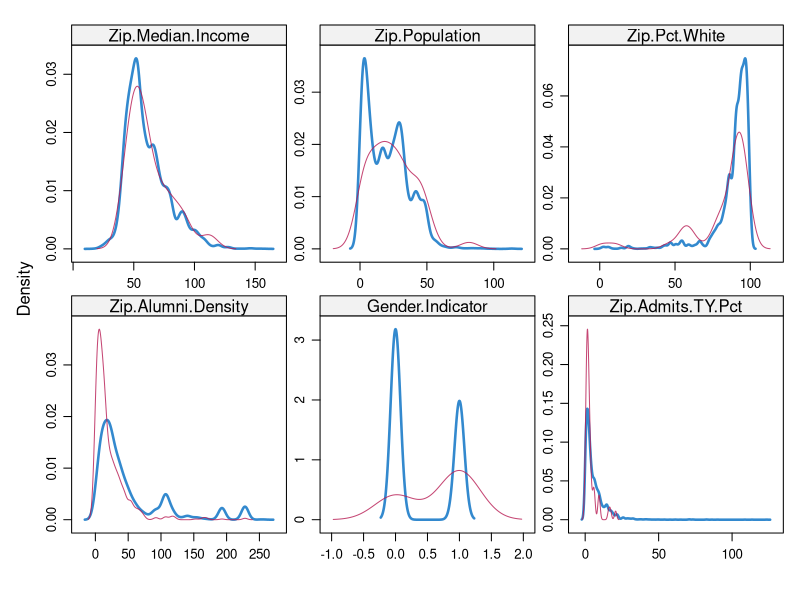
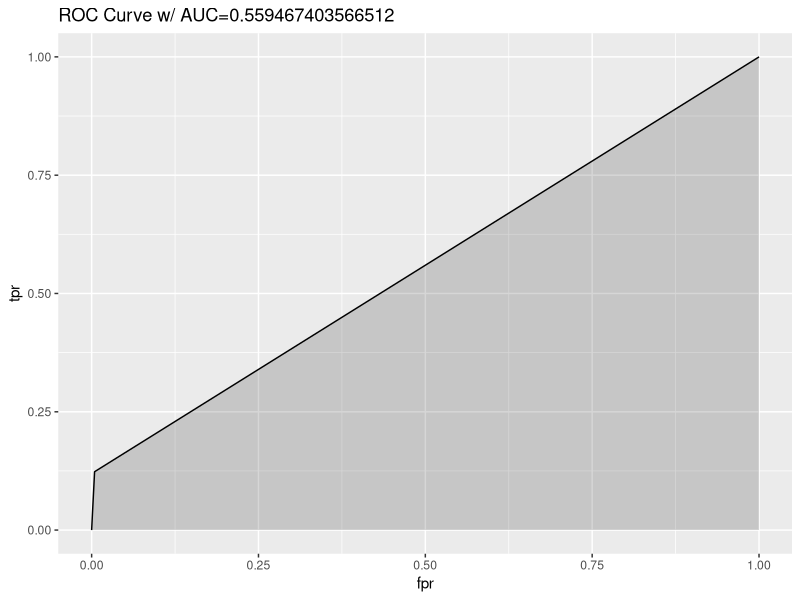

The R script that drew these images, in order:
setwd("/Users/kwalker/git_projects/yield")
data <- read.csv("min_factors.csv", stringsAsFactors=FALSE)

# helpful: http://www.ats.ucla.edu/stat/r/dae/logit.htm

library(reshape2)
library(ggplot2)
library(mice)
library(lattice)

# check for collinearity
collin <- round(cor(data[,2:35], use = "pair"), 2) 
# total gift + FAFSA + award status; summer and made.deposit + final.status

remove <- c("Summer", "Countdown", "Award.Status", "Zip.Alumni.Pop", "HS.Size", "Made.Deposit", "Zip.Admits.TY")
data1fit <- data[ , -which(names(data) %in% c(remove))] 

# impute missing values
tempData <- mice(data1fit, m=1, maxit=50, meth='pmm', seed=500)
summary(tempData)
densityplot(tempData)
data1fit.imp <- complete(tempData, 1)

# fix binomial issues
for(j in c(2:28)) data1fit.imp[,j] <- round(data1fit.imp[,j])

# test and train sets
train1 <- data1fit.imp[data1fit.imp$Year!="2016 Fall", ]
test1 <- data1fit.imp[data1fit.imp$Year=="2016 Fall", ]

# fit model
fit1g <- glm(Final.Status ~ ., train1[,-1], family="binomial")
fit1gs <- step(fit1g, direction="both", trace=0)

coef1 <- exp(cbind(Odds.Ratio = coef(fit1gs), confint(fit1gs)))

test1$Predictions_raw <- unlist(predict(fit1gs, test1, type="response"))
test1$Predictions <- sapply(test1$Predictions_raw, function(x) if(x > .3){x <- 1} else {x <- 0})
results <- table(test1$Predictions, test1$Final.Status)

check <- data.frame()
for(cutoff in c(.1,.15,.2,.25,.3,.35,.4,.45,.5,.6,.75,.9)) {
    
    test1$Predictions <- sapply(test1$Predictions_raw, function(x) if(x>cutoff){x<-1}else{x<-0})
    
    results <- table(test1$Predictions, test1$Final.Status)
    accuracy <- round(sum(results[1,1], results[2,2])/sum(results[,2], results[,1]),2)*100
    tp <- round(results[2,2]/sum(results[,2]),4)*100
    fn <- round(results[1,2]/sum(results[,2]),4)*100
    tn <- round(results[1,1]/sum(results[,1]),4)*100
    fp <- round(results[2,1]/sum(results[,1]),4)*100
    
    row <- data.frame(cutoff, accuracy, tp, fp, tn, fn)
    check <- rbind(check,row)
}

library(ROCR)
pred <- prediction(test1$Predictions, test1$Final.Status)
perf <- performance(pred, "tpr", "fpr")
auc <- performance(pred, measure="auc")
auc <- auc@y.values[[1]]

roc.data <- data.frame(fpr=unlist(perf@x.values),
                       tpr=unlist(perf@y.values),
                       model="GLM")

ggplot(roc.data, aes(x=fpr, ymin=0, ymax=tpr)) +
    geom_ribbon(alpha=0.2) +
    geom_line(aes(y=tpr)) +
    labs(title=paste0("ROC Curve w/ AUC=", auc))
